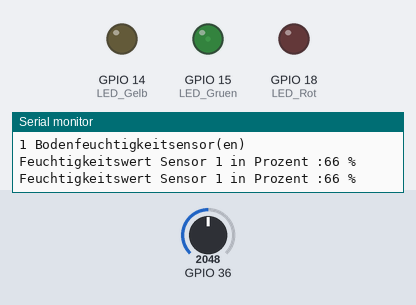
A sketch run on a simulated ESP32. On the bench: output pins drawn as LEDs (lit = HIGH), the last lines printed to the serial monitor. Inputs (shaded band) come from the test bench; at power-on: GPIO 36 = 2048.

Above: at 1.2 s.
1.3 s: GPIO 36 set to 2162
3.2 s: GPIO 36 set to 2290
At 4.6 s:
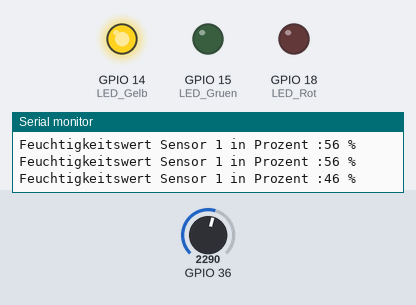
5.5 s: GPIO 36 set to 2660
7.2 s: GPIO 36 set to 2741
At 9.0 s:
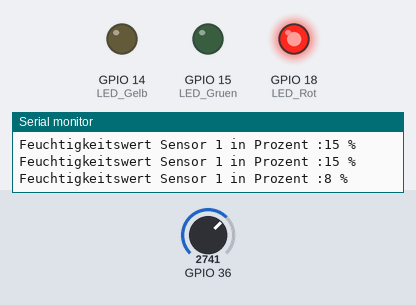
9.5 s: GPIO 36 set to 2922
At 10.6 s:
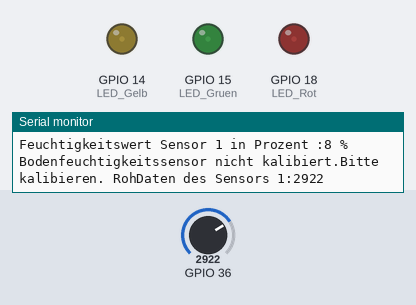
11.5 s: GPIO 36 set to 2047
At 12.3 s:
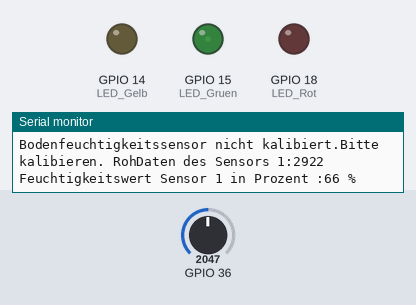
Timing chart, 0 to 14.5 s (numbered marks = the images above; inputs shaded):
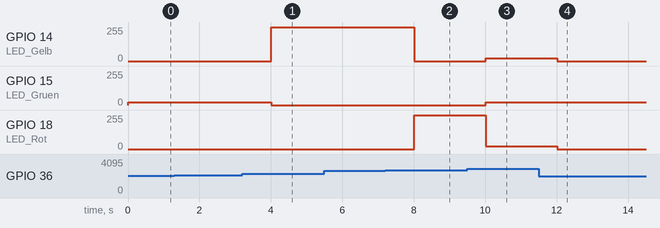

The sketch:

Pflanzenwaechter.ino
```cpp
#include <driver/adc.h>

// Portedefinierung Led's
#define LED_Rot     18    // Rote LED
#define LED_Gelb    14    // Gelbe LED
#define LED_Gruen   15    // Gruene LED

// LED PWM Einstellungen
#define PWMfreq 5000  // 5 Khz basisfrequenz
#define PWMledChannelA  0
#define PWMledChannelB  1
#define PWMledChannelC  2
#define PWMresolution  8 // 8 Bit Resolution

#define ADCAttenuation ADC_ATTEN_DB_11  //ADC_ATTEN_DB_11 = 0-3,6V  Dämpung ADC Einstzellung
#define MaxSensors 1


struct MoistureSensorCalibrationData
  {
    int Data[MaxSensors*2] = {1650,2840};  // Calibration Data für Feuchtigkeitssensor. Bitte Projekt Text beachten und Werte ensprechend anpassen
  };

struct MoistureSensorData
  {
    byte Percent[MaxSensors] = {0};  // Feuchtigkeitssensordaten in Prozent
  };


//Global Variables
MoistureSensorCalibrationData MCalib;
MoistureSensorData MMeasure;
byte AttachedMoistureSensors; // Detected Active Moisture Sensors (Count)

void setup() {
  // initialize serial communication at 9600 bits per second:
  pinMode(LED_Rot,OUTPUT);
  pinMode(LED_Gelb,OUTPUT);
  pinMode(LED_Gruen,OUTPUT);
  Serial.begin(115200);
  ledcSetup(PWMledChannelA, PWMfreq, PWMresolution);
  ledcSetup(PWMledChannelB, PWMfreq, PWMresolution);
  ledcSetup(PWMledChannelC, PWMfreq, PWMresolution);
  ledcAttachPin(LED_Rot, PWMledChannelA);   // attach the channel to the GPIO to be controlled
  ledcAttachPin(LED_Gelb, PWMledChannelB);
  ledcAttachPin(LED_Gruen, PWMledChannelC);
  SetLedConfig(20,20,20);
  AttachedMoistureSensors = DetectMoistureSensors();
  Serial.println(F("Systemkonfiguration:"));
  Serial.print(AttachedMoistureSensors);
  Serial.println(F(" Bodenfeuchtigkeitsensor(en)"));

}


byte DetectMoistureSensors ()
  {
  #define MinSensorValue 100
  byte Detected = 0;
  for (int i = 0;i < MaxSensors;i++)
    {
    int MSensorRawValue = ReadMoistureSensorVal(i);
    if ( MSensorRawValue > MinSensorValue) { Detected++; } else {break;}
    }
  if (Detected < 1)
    {
      Serial.println(F("Keine Bodenfeuchtigkeitssesoren erkannt. System angehalten."));
      esp_deep_sleep_start();
      while(1) {}
    }
  return Detected;
  }

bool SetLedConfig(byte Red,byte yellow,byte green)
{
ledcWrite(PWMledChannelA, Red); // Rote LED
ledcWrite(PWMledChannelB, yellow); // Gelbe LED
ledcWrite(PWMledChannelC, green); // Gruene LED
return true;
}


int ReadMoistureSensorVal(byte Sensor)
  {
   int ReturnValue,i;
   long sum = 0;
   #define NUM_READS 6
   adc1_config_width(ADC_WIDTH_BIT_12);   //Range 0-4095
   switch (Sensor)
    {
    case 0:
      {
      adc1_config_channel_atten(ADC1_CHANNEL_0,ADCAttenuation);
      for (i = 0; i < NUM_READS; i++){  // Averaging algorithm
      sum += adc1_get_raw( ADC1_CHANNEL_0 ); //Read analog
      }
      ReturnValue = sum / NUM_READS;
      break;
      }
    case 1:
      {
      adc1_config_channel_atten(ADC1_CHANNEL_3,ADCAttenuation);
      for (i = 0; i < NUM_READS; i++){  // Averaging algorithm
      sum += adc1_get_raw( ADC1_CHANNEL_3 ); //Read analog
      }
      ReturnValue = sum / NUM_READS;
      break;
      }
    case 2:
      {
      adc1_config_channel_atten(ADC1_CHANNEL_6,ADCAttenuation);
      for (i = 0; i < NUM_READS; i++){  // Averaging algorithm
      sum += adc1_get_raw( ADC1_CHANNEL_6 ); //Read analog
      }
      ReturnValue = sum / NUM_READS;
      break;
      }
    case 3:
      {
      adc1_config_channel_atten(ADC1_CHANNEL_7,ADCAttenuation);
      for (i = 0; i < NUM_READS; i++){  // Averaging algorithm
      sum += adc1_get_raw( ADC1_CHANNEL_7 ); //Read analog
      }
      ReturnValue = sum / NUM_READS;
      break;
      }
    case 4:
      {
      adc1_config_channel_atten(ADC1_CHANNEL_4,ADCAttenuation);
      for (i = 0; i < NUM_READS; i++){  // Averaging algorithm
      sum += adc1_get_raw( ADC1_CHANNEL_4 ); //Read analog
      }
      ReturnValue = sum / NUM_READS;
      break;
      }
    default:
      {
      adc1_config_channel_atten(ADC1_CHANNEL_5,ADCAttenuation);
      for (i = 0; i < NUM_READS; i++){  // Averaging algorithm
      sum += adc1_get_raw( ADC1_CHANNEL_5 ); //Read analog
      }
      ReturnValue = sum / NUM_READS;
      break;
      }
    }

  return ReturnValue;
  }


bool GetMoistureData()
 {
 bool ReadisValid = true;
 for (int i = 0;i < AttachedMoistureSensors;i++)
  {
  if ((MCalib.Data[i] == 0) || (MCalib.Data[i+1] == 0)) // MinADC Value maxADC ADC Value
    {
    ReadisValid = false;
    return ReadisValid;
    }
  int RawMoistureValue= ReadMoistureSensorVal(i);
  RawMoistureValue= MCalib.Data[i+1] - RawMoistureValue;
  RawMoistureValue=MCalib.Data[i] + RawMoistureValue;
  //Serial.println(MCalib.Data[i]);
  //Serial.println(MCalib.Data[i+1]);
  //Serial.println(RawMoistureValue);
  MMeasure.Percent[i] = map(RawMoistureValue,MCalib.Data[i],MCalib.Data[i+1], 0, 100);
  if (MMeasure.Percent[i] > 100 ) { ReadisValid = false; }
  }
 return ReadisValid;
 }


// Main Loop
void loop()
{
 if (GetMoistureData())
 {
  Serial.print(F("Feuchtigkeitswert Sensor 1 in Prozent :"));
  Serial.print(MMeasure.Percent[0]);
  Serial.println(F(" %"));
  if (MMeasure.Percent[0] > 50)
   { SetLedConfig(0,0,20); }
  else if (MMeasure.Percent[0] > 10)
   { SetLedConfig(0,255,0); }
  else
   {
    Serial.println(F(""));
    SetLedConfig(255,0,0); }
 }
 else
 {
 Serial.print(F("Bodenfeuchtigkeitssensor nicht kalibiert.Bitte kalibieren. RohDaten des Sensors 1:"));
 Serial.println(ReadMoistureSensorVal(0));
 SetLedConfig(20,20,20);
 }

  delay(1000);        // delay between reads for stability
}
```

Measured:
- the behaviour switches between 2233 and 2234 on GPIO 36 (found by bisection; images 0 and 1)
- the behaviour switches between 2709 and 2710 on GPIO 36 (found by bisection; images 1 and 2)
- the behaviour switches between 2851 and 2852 on GPIO 36 (found by bisection; images 2 and 3)
- after the input at 3.2 s, GPIO 14 (LED_Gelb): 0/255 → 255/255 after 0.81 s; GPIO 15 (LED_Gruen): 20/255 → 0/255 after 0.81 s
- after the input at 7.2 s, GPIO 14 (LED_Gelb): 255/255 → 0/255 after 0.81 s; GPIO 18 (LED_Rot): 0/255 → 255/255 after 0.81 s
- after the input at 9.5 s, GPIO 14 (LED_Gelb), GPIO 15 (LED_Gruen): 0/255 → 20/255 after 0.52 s; GPIO 18 (LED_Rot): 255/255 → 20/255 after 0.52 s
- after the input at 11.5 s, GPIO 14 (LED_Gelb), GPIO 18 (LED_Rot): 20/255 → 0/255 after 0.52 s
